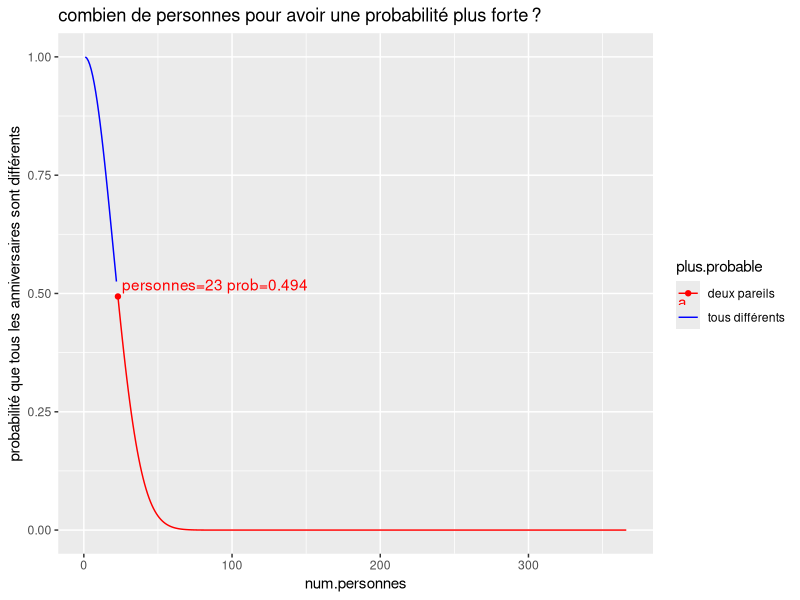
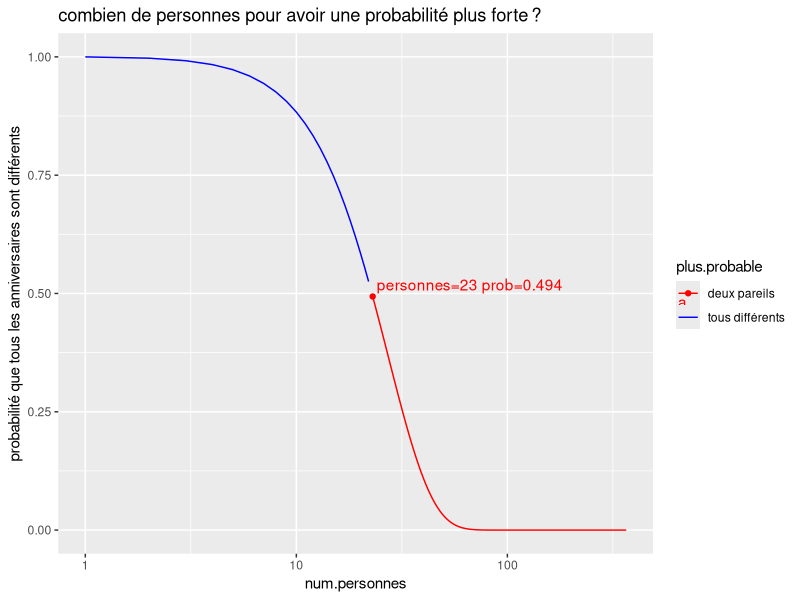
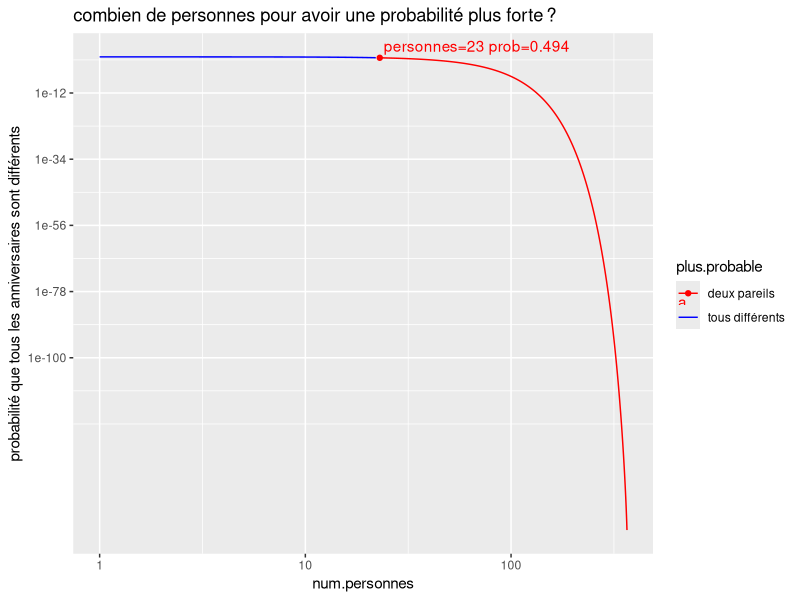
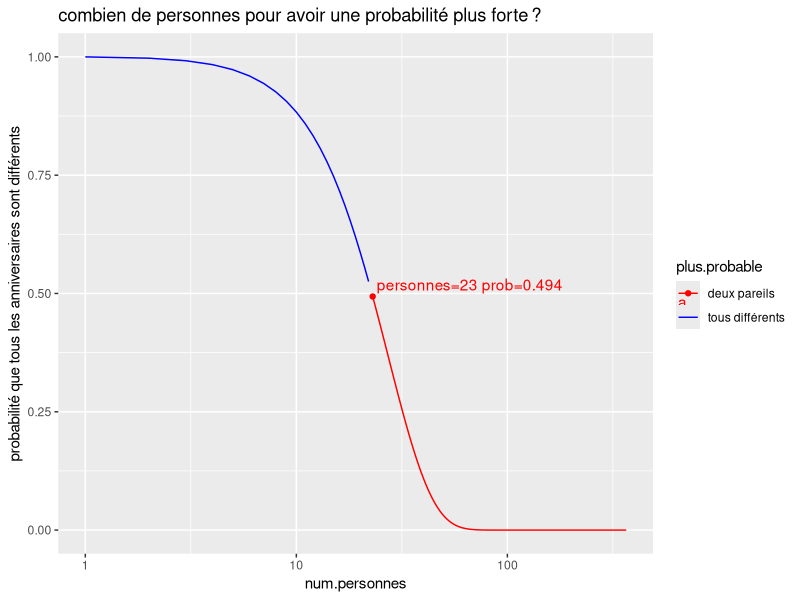

Source code (R) for these figures, in order:
library(data.table)
library(ggplot2)
num.possible <- 366
plus.colors <- c(
  "tous différents"="blue",
  "deux pareils"="red",
  zéro="black")
prob.dt <- data.table(num.personnes=1:num.possible)[
, num.i := num.possible-num.personnes+1
][
, prob.i := num.i/num.possible
][
, log.prob.i := log(prob.i)
][, let(
  cumsum = exp(cumsum(log.prob.i)),
  cumprod = cumprod(prob.i)
)][, let(
  diff = cumsum-cumprod,
  plus.probable = factor(fcase(
    cumprod==0, "zéro",
    cumprod<0.5, "deux pareils",
    default="tous différents"),
    names(plus.colors))
)][]
prob.dt[order(abs(diff))]
text.dt <- rbind(
  prob.dt[plus.probable=="deux pareils"][1])
(gg <- ggplot()+
  ggtitle("combien de personnes pour avoir une probabilité plus forte ?")+
   scale_color_manual(values=plus.colors)+
   ylab("probabilité que tous les anniversaires sont différents")+
  geom_point(aes(
    num.personnes, cumprod, color=plus.probable),
    data=text.dt)+    
  geom_text(aes(
    num.personnes, cumprod, color=plus.probable,
    label=sprintf(" personnes=%d prob=%.3f", num.personnes, cumprod)),
    vjust=-0.5,
    hjust=0,
    data=text.dt)+    
  geom_line(aes(
    num.personnes, cumprod, color=plus.probable),
    data=prob.dt))

(logx <- gg+scale_x_log10())

(logxy <- logx+scale_y_log10())

png("figure-gg-bday.png", width=6, height=4, units="in", res=200)
print(logx)
dev.off()
